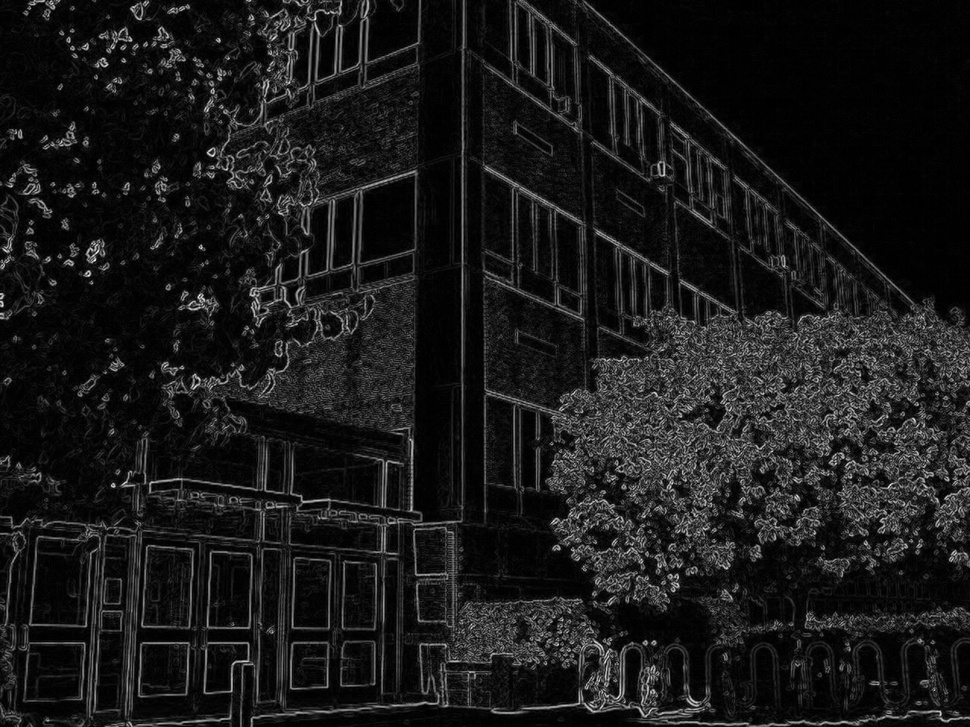
#> input picture HW6/Images/gradMSig1.jpg, 970 x 727 px, shrunk from 1278 x 958 before the run, found by its file name
$ python Distance.py ../Images/gradMSig1.jpg ../Images/gradMSig5.jpg
#> lines starting #> are read from the running program, lines starting #| are printed output that depends on the picture
'''Program to apply morphological functions on input image'''
import os
import sys
import cv2 as cv
import numpy as np
import matplotlib.pyplot as plt
from skimage.feature import peak_local_max
from scipy import ndimage as ndi
from DIPLib import displayImage

#Get paths for input and output files
srcDir = os.path.dirname(os.path.abspath(__file__))
inPath = str(srcDir + '\\' + sys.argv[1])
outPath = str(srcDir + '\\' + sys.argv[2])

#Read in image
img = cv.imread(inPath)
#> img is the input picture: shape (727, 970, 3); min 0, max 253, mean 25.6

#Convert to gray for appropriate dtype
img = cv.cvtColor(img, cv.COLOR_BGR2GRAY)
#> img: shape (727, 970)

#Invert image
img = 255 - img
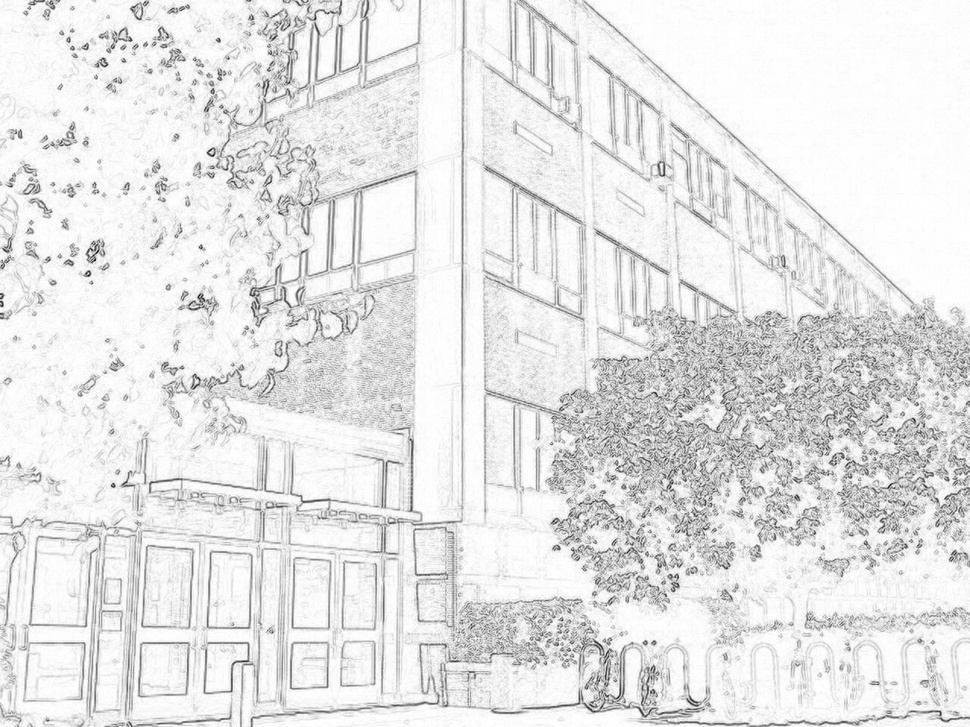
#> img: shape (727, 970); min 2, max 255, mean 229.4

#Apply distance transform
distTrans = cv.distanceTransform(img, cv.DIST_C, 5)
#> distTrans: shape (727, 970) float32; every value is 3.4e+38

#Normalize into range {0.0, 1.0}
cv.normalize(distTrans, distTrans, 0, 1.0, cv.NORM_MINMAX)
#> distTrans: shape (727, 970) float32; every value is 0

#Threshold
_, imgThresh = cv.threshold(distTrans, 0.45 * distTrans.max(), 255, 0)

cv.imwrite(outPath, imgThresh)
